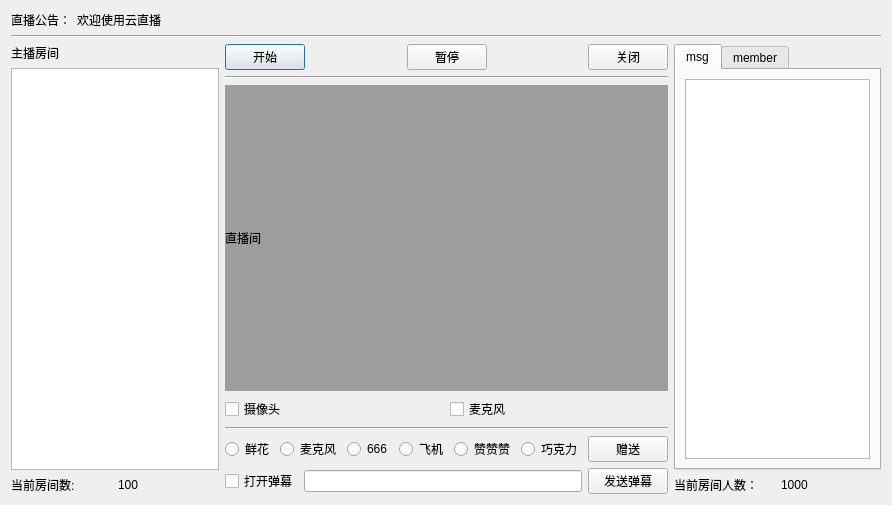
<?xml version="1.0" encoding="UTF-8"?>
<ui version="4.0">
 <class>DialogLive</class>
 <widget class="QDialog" name="DialogLive">
  <property name="geometry">
   <rect>
    <x>0</x>
    <y>0</y>
    <width>892</width>
    <height>505</height>
   </rect>
  </property>
  <property name="minimumSize">
   <size>
    <width>615</width>
    <height>357</height>
   </size>
  </property>
  <property name="windowTitle">
   <string>云直播-主播</string>
  </property>
  <layout class="QVBoxLayout" name="verticalLayout_4">
   <item>
    <layout class="QHBoxLayout" name="horizontalLayout_4" stretch="0,1">
     <item>
      <widget class="QLabel" name="label_3">
       <property name="text">
        <string>直播公告：</string>
       </property>
      </widget>
     </item>
     <item>
      <widget class="QLabel" name="lb_public">
       <property name="text">
        <string>欢迎使用云直播</string>
       </property>
      </widget>
     </item>
    </layout>
   </item>
   <item>
    <widget class="Line" name="line_3">
     <property name="orientation">
      <enum>Qt::Horizontal</enum>
     </property>
    </widget>
   </item>
   <item>
    <layout class="QHBoxLayout" name="horizontalLayout_3" stretch="1,2,1">
     <item>
      <layout class="QVBoxLayout" name="verticalLayout">
       <item>
        <widget class="QLabel" name="label">
         <property name="text">
          <string>主播房间</string>
         </property>
        </widget>
       </item>
       <item>
        <widget class="QListView" name="listView"/>
       </item>
       <item>
        <layout class="QHBoxLayout" name="horizontalLayout_6">
         <item>
          <widget class="QLabel" name="label_2">
           <property name="text">
            <string>当前房间数:</string>
           </property>
          </widget>
         </item>
         <item>
          <widget class="QLabel" name="label_4">
           <property name="text">
            <string>100</string>
           </property>
          </widget>
         </item>
        </layout>
       </item>
      </layout>
     </item>
     <item>
      <layout class="QVBoxLayout" name="verticalLayout_2" stretch="0,0,0,0,0,0,0">
       <item>
        <layout class="QHBoxLayout" name="horizontalLayout_5">
         <item>
          <widget class="QPushButton" name="btn_start">
           <property name="text">
            <string>开始</string>
           </property>
          </widget>
         </item>
         <item>
          <spacer name="horizontalSpacer">
           <property name="orientation">
            <enum>Qt::Horizontal</enum>
           </property>
           <property name="sizeHint" stdset="0">
            <size>
             <width>40</width>
             <height>20</height>
            </size>
           </property>
          </spacer>
         </item>
         <item>
          <widget class="QPushButton" name="btn_stop">
           <property name="text">
            <string>暂停</string>
           </property>
          </widget>
         </item>
         <item>
          <spacer name="horizontalSpacer_2">
           <property name="orientation">
            <enum>Qt::Horizontal</enum>
           </property>
           <property name="sizeHint" stdset="0">
            <size>
             <width>40</width>
             <height>20</height>
            </size>
           </property>
          </spacer>
         </item>
         <item>
          <widget class="QPushButton" name="btn_close">
           <property name="text">
            <string>关闭</string>
           </property>
          </widget>
         </item>
        </layout>
       </item>
       <item>
        <widget class="Line" name="line_2">
         <property name="orientation">
          <enum>Qt::Horizontal</enum>
         </property>
        </widget>
       </item>
       <item>
        <widget class="QLabel" name="lb_live">
         <property name="styleSheet">
          <string notr="true">font: 18pt &quot;黑体&quot;;
background-color: rgb(157, 157, 157)</string>
         </property>
         <property name="text">
          <string>直播间</string>
         </property>
        </widget>
       </item>
       <item>
        <layout class="QHBoxLayout" name="horizontalLayout" stretch="1,1">
         <item>
          <widget class="QCheckBox" name="checkBox_2">
           <property name="text">
            <string>摄像头</string>
           </property>
          </widget>
         </item>
         <item>
          <widget class="QCheckBox" name="checkBox_3">
           <property name="text">
            <string>麦克风</string>
           </property>
          </widget>
         </item>
        </layout>
       </item>
       <item>
        <widget class="Line" name="line">
         <property name="orientation">
          <enum>Qt::Horizontal</enum>
         </property>
        </widget>
       </item>
       <item>
        <layout class="QHBoxLayout" name="horizontalLayout_8">
         <item>
          <widget class="QRadioButton" name="radioButton">
           <property name="text">
            <string>鲜花</string>
           </property>
          </widget>
         </item>
         <item>
          <widget class="QRadioButton" name="radioButton_2">
           <property name="text">
            <string>麦克风</string>
           </property>
          </widget>
         </item>
         <item>
          <widget class="QRadioButton" name="radioButton_3">
           <property name="text">
            <string>666</string>
           </property>
          </widget>
         </item>
         <item>
          <widget class="QRadioButton" name="radioButton_4">
           <property name="text">
            <string>飞机</string>
           </property>
          </widget>
         </item>
         <item>
          <widget class="QRadioButton" name="radioButton_5">
           <property name="text">
            <string>赞赞赞</string>
           </property>
          </widget>
         </item>
         <item>
          <widget class="QRadioButton" name="radioButton_6">
           <property name="text">
            <string>巧克力</string>
           </property>
          </widget>
         </item>
         <item>
          <widget class="QPushButton" name="pushButton">
           <property name="text">
            <string>赠送</string>
           </property>
          </widget>
         </item>
        </layout>
       </item>
       <item>
        <layout class="QHBoxLayout" name="horizontalLayout_2">
         <item>
          <widget class="QCheckBox" name="checkBox">
           <property name="text">
            <string>打开弹幕</string>
           </property>
          </widget>
         </item>
         <item>
          <widget class="QLineEdit" name="le_msg"/>
         </item>
         <item>
          <widget class="QPushButton" name="btn_send">
           <property name="text">
            <string>发送弹幕</string>
           </property>
           <property name="flat">
            <bool>false</bool>
           </property>
          </widget>
         </item>
        </layout>
       </item>
      </layout>
     </item>
     <item>
      <layout class="QVBoxLayout" name="verticalLayout_3">
       <item>
        <widget class="QTabWidget" name="tabWidget">
         <property name="currentIndex">
          <number>0</number>
         </property>
         <widget class="QWidget" name="chat">
          <attribute name="title">
           <string>msg</string>
          </attribute>
          <layout class="QVBoxLayout" name="verticalLayout_5">
           <item>
            <widget class="QTextEdit" name="te_msg"/>
           </item>
          </layout>
         </widget>
         <widget class="QWidget" name="member">
          <attribute name="title">
           <string>member</string>
          </attribute>
          <layout class="QVBoxLayout" name="verticalLayout_6">
           <item>
            <widget class="QListView" name="listView_mem"/>
           </item>
          </layout>
         </widget>
        </widget>
       </item>
       <item>
        <layout class="QHBoxLayout" name="horizontalLayout_7">
         <item>
          <widget class="QLabel" name="label_5">
           <property name="text">
            <string>当前房间人数：</string>
           </property>
          </widget>
         </item>
         <item>
          <widget class="QLabel" name="label_6">
           <property name="text">
            <string>1000</string>
           </property>
          </widget>
         </item>
        </layout>
       </item>
      </layout>
     </item>
    </layout>
   </item>
  </layout>
 </widget>
 <resources/>
 <connections/>
</ui>
